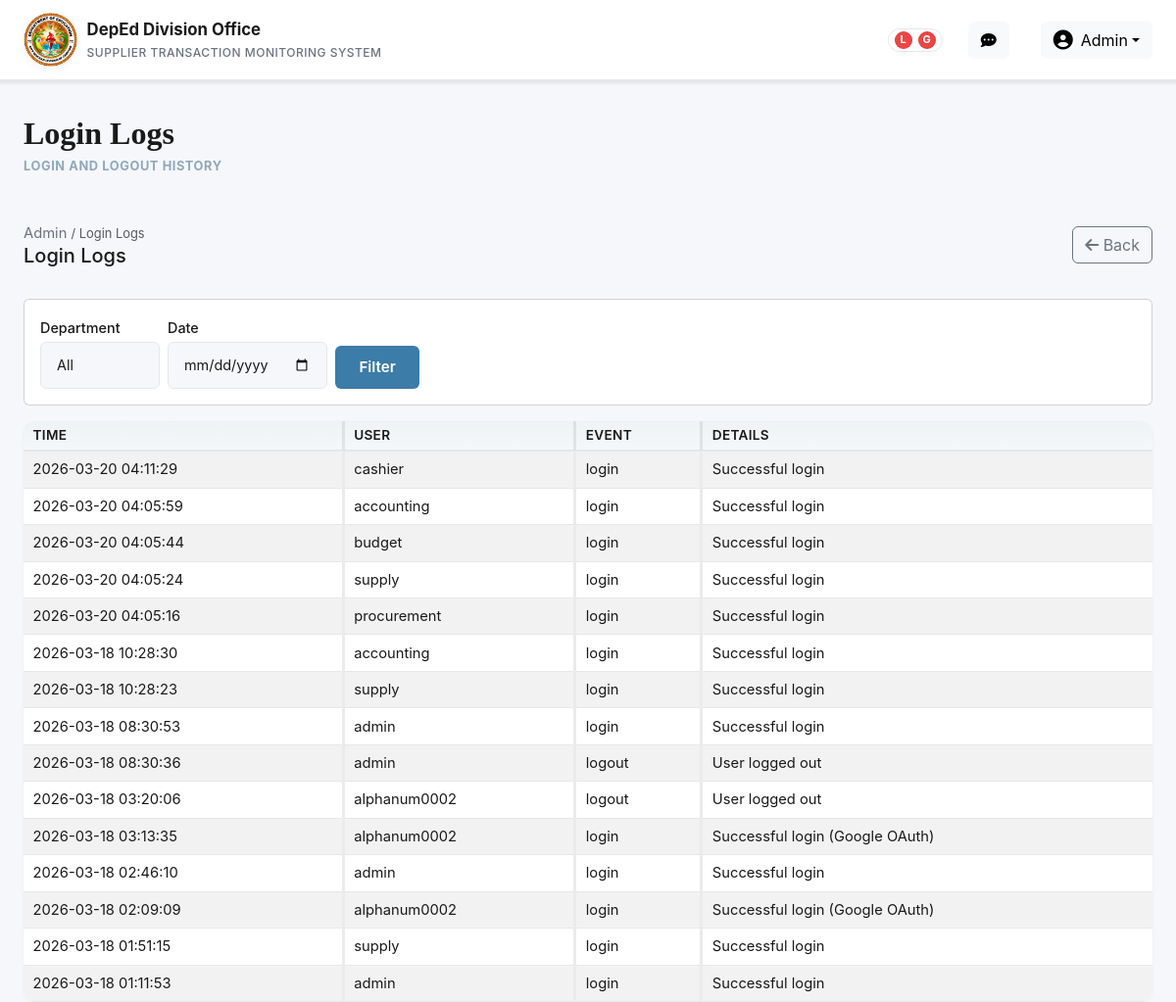
Screenshot of /admin_logs.php (signed in) with the database file from the repository.
### tables this page shows
CREATE TABLE `activity_logs` (
  `id` int(11) NOT NULL,
  `user_id` int(11) DEFAULT NULL,
  `action` varchar(255) NOT NULL,
  `target_type` varchar(50) DEFAULT NULL,
  `target_id` int(11) DEFAULT NULL,
  `details` text DEFAULT NULL,
  `created_at` timestamp NOT NULL DEFAULT current_timestamp()
);

CREATE TABLE `users` (
  `id` int(11) NOT NULL,
  `username` varchar(100) NOT NULL,
  `password_hash` varchar(255) NOT NULL,
  `role_id` int(11) NOT NULL,
  `supplier_id` int(11) DEFAULT NULL,
  `active_session_id` varchar(128) DEFAULT NULL,
  `active_session_last_seen` datetime DEFAULT NULL,
  `last_login_at` datetime DEFAULT NULL,
  `last_login_ip` varchar(45) DEFAULT NULL,
  `created_at` timestamp NOT NULL DEFAULT current_timestamp(),
  `full_name` varchar(150) DEFAULT NULL
);

### audit.php (called while the page is built, shortened)
<?php
function format_log_details($action, $details) {
    $detailsStr = is_string($details) ? trim($details) : '';
    $decoded = json_decode($detailsStr, true);
    if (json_last_error() !== JSON_ERROR_NONE || !is_array($decoded)) {
        return $detailsStr;
    }
    $parts = [];
    return implode(' | ', $parts);
}
function fetch_logs($db, $filters = []) {
    $sql = 'SELECT al.*, u.username, r.name AS role_name
            FROM activity_logs al
            LEFT JOIN users u ON al.user_id = u.id
            LEFT JOIN roles r ON u.role_id = r.id
            WHERE 1=1';
    $params = [];
    if (!empty($filters['actions']) && is_array($filters['actions'])) {
        $actions = array_values(array_filter($filters['actions'], function ($a) {
            return $a !== null && $a !== '';
        }));
        if (!empty($actions)) {
            $placeholders = implode(',', array_fill(0, count($actions), '?'));
            $sql .= ' AND al.action IN (' . $placeholders . ')';
            foreach ($actions as $a) {
                $params[] = $a;
            }
        }
    }
    $sql .= ' ORDER BY al.created_at DESC LIMIT 1000';
    $stmt = $db->prepare($sql);
    $stmt->execute($params);
    return $stmt->fetchAll();
}

### admin_logs.php (the view, shortened to what this page needs)
<?php
require_once __DIR__ . '/auth.php';
require_once __DIR__ . '/audit.php';
$db = get_db();
$filters = [];
$filters['actions'] = ['login', 'logout', 'login_failed'];
$logs = fetch_logs($db, $filters);
include __DIR__ . '/header.php';
?>
<div class="page-header">
    <h2 class="page-title">Login Logs</h2>
    <p class="page-subtitle">Login and logout history</p>
</div>
<div class="admin-toolbar mb-3">
    <div>
        <div class="admin-breadcrumb">Admin <small class="text-muted">/ Login Logs</small></div>
        <h5 class="mb-0">Login Logs</h5>
    </div>
    <div class="btn-group">
        <a href="dashboard.php" class="btn btn-outline-secondary"><i class="fas fa-arrow-left"></i> Back</a>
    </div>
</div>
<div class="row">
    <div class="col-12">
        <div class="card mb-3">
            <div class="card-body">
                <form method="get" class="row g-2 align-items-end">
                    <div class="col-auto">
                        <label class="form-label">Department</label>
                        <select name="role" class="form-control">
                            <option value="">All</option>
                        </select>
                    </div>
                    <div class="col-auto">
                        <label class="form-label">Date</label>
                        <input type="date" name="date" value="<?php echo htmlspecialchars($filters['date'] ?? ''); ?>" class="form-control">
                    </div>
                    <div class="col-auto">
                        <button class="btn btn-primary">Filter</button>
                    </div>
                </form>
            </div>
        </div>
        <div class="table-wrapper">
            <table class="table table-striped table-compact" id="activityLogsTable">
                <thead>
                    <tr>
                        <th>Time</th>
                        <th>User</th>
                        <th>Event</th>
                        <th>Details</th>
                    </tr>
                </thead>
                <tbody id="activityLogsBody">
                    <?php foreach ($logs as $l): ?>
                        <tr>
                            <td><?php echo htmlspecialchars($l['created_at']); ?></td>
                            <td><?php echo htmlspecialchars($l['username'] ?? 'System'); ?></td>
                            <td><?php echo htmlspecialchars($l['action']); ?></td>
                            <td><?php echo htmlspecialchars(format_log_details($l['action'], $l['details'] ?? null)); ?></td>
                        </tr>
                    <?php endforeach; ?>
                </tbody>
            </table>
        </div>
    </div>
</div>
<?php include __DIR__ . '/footer.php'; ?>

### header.php (style rules this page uses)
:root { --primary-blue: #3b7ca8; --primary-dark: #2c5a7f; --primary-light: #4a8fc7; --bg-light: #f5f7fa; --bg-white: #ffffff; --text-dark: #1a1a1a; --text-muted: #6b7280; --border-color: #e5e7eb; --status-success: #10b981; --status-warning: #f59e0b; --status-danger: #ef4444; --status-info: #3b82f6; }
* { margin: 0; padding: 0; box-sizing: border-box; }
html, body { height: 100%; }
body { background-color: var(--bg-light); font-family: -apple-system, BlinkMacSystemFont, 'Segoe UI', 'Roboto', 'Oxygen', 'Ubuntu', 'Cantarell', sans-serif; color: var(--text-dark); }
.page-header { margin-bottom: 2.5rem; }
.page-title { font-family: times-new-roman, serif; font-size: 2rem; font-weight: 700; color: var(--text-dark); margin-bottom: 0.3rem; }
.page-subtitle { color: var(--text-muted); font-size: 0.80rem; opacity: 0.5; }
.page-subtitle { text-transform: uppercase; letter-spacing: 0.6px; font-weight: 700; color: var(--primary-dark); }
.btn-primary { background: var(--primary-blue); border: none; font-weight: 600; padding: 0.65rem 1.5rem; border-radius: 6px; transition: all 0.3s ease; display: inline-flex; align-items: center; gap: 0.5rem; font-size: 0.95rem; }
.table-wrapper { background: var(--bg-white); border-radius: 10px; box-shadow: 0 1px 3px rgba(0, 0, 0, 0.05); overflow: hidden; }
.table { margin-bottom: 0; background: var(--bg-white); font-size: 0.85rem; }
.table thead { background-color: #f9fafb; border-bottom: 2px solid var(--border-color); }
.table thead th { border: none; font-weight: 600; color: var(--text-dark); font-size: 0.85rem; text-transform: uppercase; letter-spacing: 0.3px; padding: 1.5rem; background: #f9fafb; }
.table thead th:not(:last-child), .table tbody td:not(:last-child) { border-right: 3px solid rgba(0,0,0,0.08); }
.table tbody td { padding: 1rem; border-color: var(--border-color); color: var(--text-dark); vertical-align: middle; }
.table tbody tr { transition: background-color 0.3s ease; border-bottom: 1px solid var(--border-color); }
.table tbody tr:last-child { border-bottom: none; }
.form-label { color: var(--text-dark); font-weight: 500; margin-bottom: 0.2rem; font-size: 0.9rem; }
.form-control { background-color: var(--bg-light); border: 1px solid var(--border-color); color: var(--text-dark); padding: 0.75rem 1rem; border-radius: 6px; font-size: 0.9rem; transition: all 0.3s ease; }
.admin-toolbar { display:flex; justify-content:space-between; align-items:center; gap:1rem; padding:0.5rem 0 1rem 0; }
.admin-breadcrumb { font-size:0.92rem; color:var(--text-muted); }
.table thead th { background: #fbfcfd; color:var(--text-dark); font-weight:700; border-bottom: 2px solid rgba(0,0,0,0.04); }
.table-compact thead th { font-size: 0.85rem; padding: 0.45rem 0.6rem; line-height: 1.1; font-weight: 600; background: linear-gradient(180deg, rgba(59,124,168,0.06), rgba(59,124,168,0.02)); color: var(--text-dark); border-bottom: 1px solid rgba(59,124,168,0.06); }
.table-compact tbody td { padding: 0.45rem 0.6rem; font-size: 0.92rem; }

### rows the page displays
activity_logs: created_at "2026-03-20 04:11:29", user.username "cashier", action "login", details "Successful login"
activity_logs: created_at "2026-03-20 04:05:59", user.username "accounting", action "login", details "Successful login"
activity_logs: created_at "2026-03-20 04:05:44", user.username "budget", action "login", details "Successful login"
activity_logs: created_at "2026-03-20 04:05:24", user.username "supply", action "login", details "Successful login"
activity_logs: created_at "2026-03-20 04:05:16", user.username "procurement", action "login", details "Successful login"
activity_logs: created_at "2026-03-18 10:28:30", user.username "accounting", action "login", details "Successful login"
activity_logs: created_at "2026-03-18 10:28:23", user.username "supply", action "login", details "Successful login"
activity_logs: created_at "2026-03-18 08:30:53", user.username "admin", action "login", details "Successful login"
activity_logs: created_at "2026-03-18 08:30:36", user.username "admin", action "logout", details "User logged out"
activity_logs: created_at "2026-03-18 03:20:06", user.username "alphanum0002", action "logout", details "User logged out"
activity_logs: created_at "2026-03-18 03:13:35", user.username "alphanum0002", action "login", details "Successful login (Google OAuth)"
activity_logs: created_at "2026-03-18 02:46:10", user.username "admin", action "login", details "Successful login"
activity_logs: created_at "2026-03-18 02:09:09", user.username "alphanum0002", action "login", details "Successful login (Google OAuth)"
activity_logs: created_at "2026-03-18 01:51:15", user.username "supply", action "login", details "Successful login"
activity_logs: created_at "2026-03-18 01:11:53", user.username "admin", action "login", details "Successful login"

### other values shown
$_SESSION['role'] "Admin"
